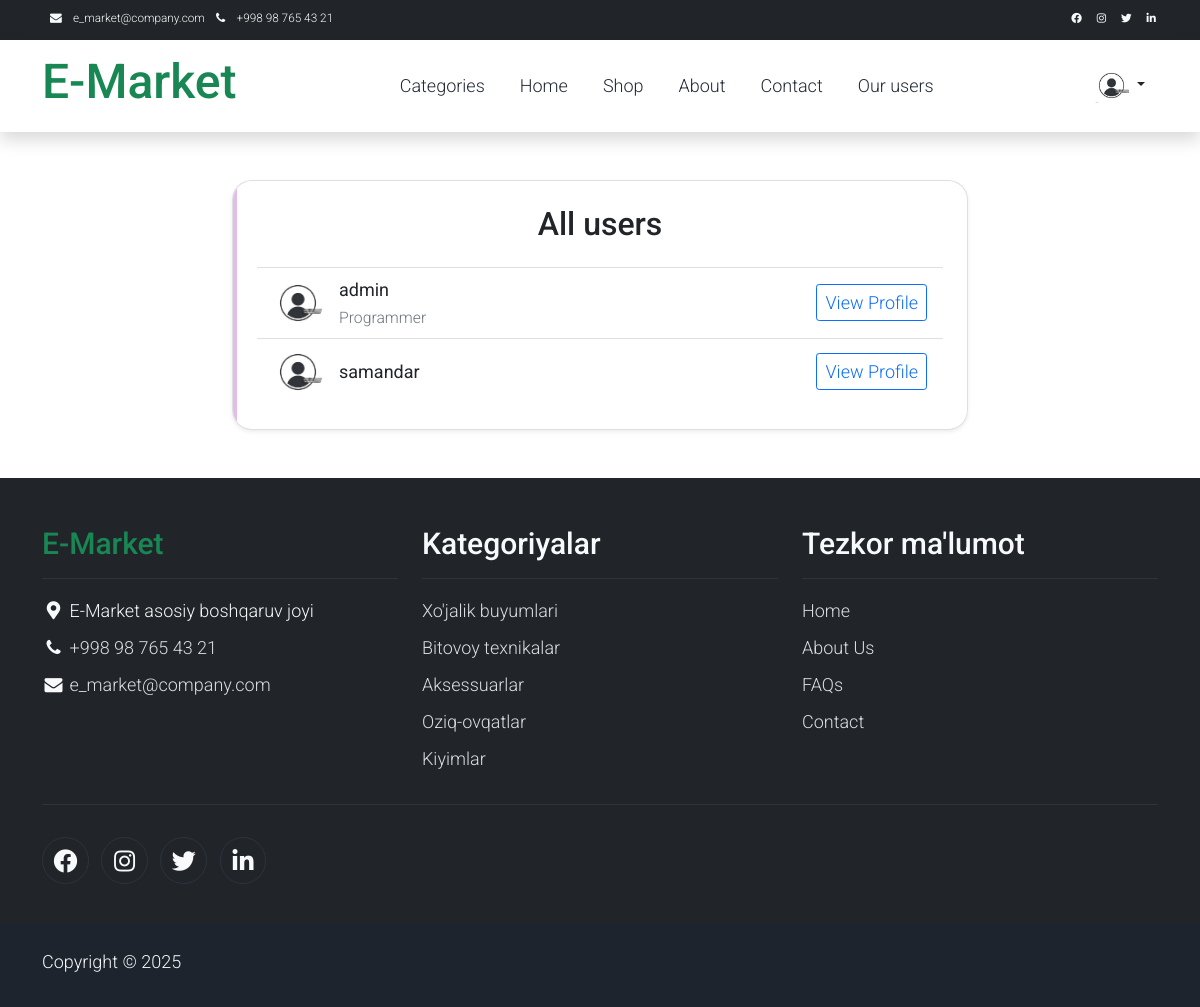
Page /users/all/ (signed in) on the committed database.
### users/models.py (models this page shows)
class CustomUser(AbstractUser):
    job = models.CharField(max_length=50, blank=True, default='')
    bio = models.CharField(max_length=300, blank=True, default='')
    phone_number = models.CharField(max_length=17)
    tg_username = models.CharField(max_length=150)
    avatar = models.ImageField(upload_to='avatars/', default='avatars/default.png')
    following = models.ManyToManyField(
        'self',
        symmetrical=False,
        related_name='followers',
        blank=True
    )
    class Meta:
        verbose_name = 'customuser'
        verbose_name_plural = 'customusers'
    def __str__(self):
        return self.username

### products/models.py (models this page shows, shortened)
class Category(models.Model):
    name = models.CharField(max_length=50)
    class Meta:
        verbose_name = 'category'
        verbose_name_plural = 'categories'

### users/views.py (the view)
# urls.py: path('all/', get_all_users, name='all-users'),
def get_all_users(request):
    users = CustomUser.objects.all()
    print(users)
    return render(request, 'users/all_users.html', {'users':users})

### main/views.py (called while the page is built)
def get_today(request):
    today = datetime.date(datetime.today())
    return {'today': today}

def get_all_categories(request):
    categories = Category.objects.all()
    return {'categories': categories}

### templates/users/all_users.html (shortened to what this page needs)
{% extends 'base.html' %}
{% load static %}
{% block main %}
<div class="container mt-5 mb-5">
  <div class="row justify-content-center">
    <div class="col-md-8">
      <div class="card p-4 shadow-sm" style="background-color: rgba(255, 255, 255, 0.95); border-radius: 20px;">
        <h2 class="mb-4 text-center">All users</h2>
          <ul class="list-group list-group-flush">
            {% for fw in users %}
              <li class="list-group-item d-flex align-items-center">
                <img src="{{ fw.avatar.url }}" class="rounded-circle me-3" width="50" height="50" alt="Avatar">
                <div>
                  <strong>{{ fw.username }}</strong><br>
                  <small class="text-muted">{{ fw.job }}</small>
                </div>
                <a href="{% url 'users:profile' fw.username %}" class="btn btn-outline-primary btn-sm ms-auto">View Profile</a>
              </li>
            {% endfor %}
          </ul>
      </div>
    </div>
  </div>
</div>
{% endblock main %}

### templates/base.html (shortened to what this page needs)
{% load static %}
<!DOCTYPE html>
<html lang="en">
<head>
    <link rel="stylesheet" href="{% static 'assets/css/bootstrap.min.css' %}">
    <link rel="stylesheet" href="{% static 'assets/css/templatemo.css' %}">
    <link rel="stylesheet" href="{% static 'assets/css/custom.css' %}">
    <link rel="stylesheet" href="{% static 'assets/css/fontawesome.min.css' %}">
    <link rel="stylesheet" href="https://unpkg.com/leaflet@1.7.1/dist/leaflet.css" />
    <link rel="stylesheet" type="text/css" href="{% static 'assets/css/slick.min.css' %}">
    <link rel="stylesheet" type="text/css" href="{% static 'assets/css/slick-theme.css' %}">
    <link rel="stylesheet" href="{% static 'assets/css/profile.css' %}">
    <link rel="stylesheet" href="https://cdn.jsdelivr.net/npm/bootstrap@5.0.0-beta1/dist/css/bootstrap.min.css">
    <link rel="stylesheet" href="https://cdn.jsdelivr.net/npm/bootstrap@5.0.0-beta1/dist/js/bootstrap.bundle.min.js">
    <link rel="stylesheet" href="https://cdnjs.cloudflare.com/ajax/libs/jquery/3.2.1/jquery.min.js">
    <link rel="stylesheet" href="https://cdnjs.cloudflare.com/ajax/libs/font-awesome/4.7.0/css/font-awesome.min.css">
</head>
<body>
    <nav class="navbar navbar-expand-lg bg-dark navbar-light d-none d-lg-block" id="templatemo_nav_top">
        <div class="container text-light">
            <div class="w-100 d-flex justify-content-between">
                <div>
                    <i class="fa fa-envelope mx-2"></i>
                    <a class="navbar-sm-brand text-light text-decoration-none" href="mailto:e_market@company.com">e_market@company.com</a>
                    <i class="fa fa-phone mx-2"></i>
                    <a class="navbar-sm-brand text-light text-decoration-none" href="tel:98-765-43-21">+998 98 765 43 21</a>
                </div>
                <div>
                    <a class="text-light" href="https://fb.com/templatemo" target="_blank" rel="sponsored"><i class="fab fa-facebook-f fa-sm fa-fw me-2"></i></a>
                    <a class="text-light" href="https://www.instagram.com/" target="_blank"><i class="fab fa-instagram fa-sm fa-fw me-2"></i></a>
                    <a class="text-light" href="https://twitter.com/" target="_blank"><i class="fab fa-twitter fa-sm fa-fw me-2"></i></a>
                    <a class="text-light" href="https://www.linkedin.com/" target="_blank"><i class="fab fa-linkedin fa-sm fa-fw"></i></a>
                </div>
            </div>
        </div>
    </nav>
    <nav class="navbar navbar-expand-lg navbar-light shadow">
        <div class="container d-flex justify-content-between align-items-center">
            <a class="navbar-brand text-success logo h1 align-self-center" href="{% url 'main:index' %}">
                E-Market
            </a>
            <div class="align-self-center collapse navbar-collapse flex-fill  d-lg-flex justify-content-lg-between" id="templatemo_main_nav">
                <div class="flex-fill">
                    <ul class="nav navbar-nav d-flex justify-content-between mx-lg-auto">
                        <li class="nav-item dropdown">
                            <a class="nav-link" href="">Categories</a>
                        </li>
                        <li class="nav-item">
                            <a class="nav-link" href="{% url 'main:index' %}">Home</a>
                        </li>
                        <li class="nav-item">
                            <a class="nav-link" href="{% url 'main:shop' %}">Shop</a>
                        </li>
                        <li class="nav-item">
                            <a class="nav-link" href="{% url 'main:about' %}">About</a>
                        </li>
                        <li class="nav-item">
                            <a class="nav-link" href="{% url 'main:contact' %}">Contact</a>
                        </li>
                        <li class="nav-item">
                            <a class="nav-link" href="{% url 'users:all-users' %}">Our users</a>
                        </li>
                    </ul>
                </div>
                {% if request.user.is_authenticated %}
                    <button type="button" class="btn  dropdown-toggle" data-bs-toggle="dropdown" data-bs-display="static" aria-expanded="false">
                        <img src="{{ request.user.avatar.url }}" width="35" height="35" class=" rounded" alt="">
                    </button>
                {% else %}
                    <a href="{% url 'users:login' %}" class="btn btn-primary">Login</a>
                    <a href="{% url 'users:signup' %}" class="btn btn-primary">SignUp</a>
                {% endif %}
            </div>
        </div>
    </nav>
    {% block main %}
    {% endblock main %}
    <footer class="bg-dark" id="tempaltemo_footer">
        <div class="container">
            <div class="row">
                <div class="col-md-4 pt-5">
                    <h2 class="h2 text-success border-bottom pb-3 border-light logo">E-Market</h2>
                    <ul class="list-unstyled text-light footer-link-list">
                        <li>
                            <i class="fas fa-map-marker-alt fa-fw"></i>
                            E-Market asosiy boshqaruv joyi
                        </li>
                        <li>
                            <i class="fa fa-phone fa-fw"></i>
                            <a class="text-decoration-none" href="tel:98-765-43-21">+998 98 765 43 21</a>
                        </li>
                        <li>
                            <i class="fa fa-envelope fa-fw"></i>
                            <a class="text-decoration-none" href="mailto:e_market@company.com">e_market@company.com</a>
                        </li>
                    </ul>
                </div>
                <div class="col-md-4 pt-5">
                    <h2 class="h2 text-light border-bottom pb-3 border-light">Kategoriyalar</h2>
                    <ul class="list-unstyled text-light footer-link-list">
                        {% for category in categories|slice:"0:5" %}
                        <li><a class="text-decoration-none" href="{% url 'main:category' category.name %}">{{ category.name }}</a></li>
                        {% endfor %}
                    </ul>
                </div>
                <div class="col-md-4 pt-5">
                    <h2 class="h2 text-light border-bottom pb-3 border-light">Tezkor ma'lumot</h2>
                    <ul class="list-unstyled text-light footer-link-list">
                        <li><a class="text-decoration-none" href="{% url 'main:index' %}">Home</a></li>
                        <li><a class="text-decoration-none" href="{% url 'main:about' %}">About Us</a></li>
                        <li><a class="text-decoration-none" href="{% url 'main:faqs' %}">FAQs</a></li>
                        <li><a class="text-decoration-none" href="{% url 'main:contact' %}">Contact</a></li>
                    </ul>
                </div>
            </div>
            <div class="row text-light mb-4">
                <div class="col-12 mb-3">
                    <div class="w-100 my-3 border-top border-light"></div>
                </div>
                <div class="col-auto me-auto">
                    <ul class="list-inline text-left footer-icons">
                        <li class="list-inline-item border border-light rounded-circle text-center">
                            <a rel="nofollow" class="text-light text-decoration-none" target="_blank" href="http://fb.com/templatemo"><i class="fab fa-facebook-f fa-lg fa-fw"></i></a>
                        </li>
                        <li class="list-inline-item border border-light rounded-circle text-center">
                            <a class="text-light text-decoration-none" target="_blank" href="https://www.instagram.com/"><i class="fab fa-instagram fa-lg fa-fw"></i></a>
                        </li>
                        <li class="list-inline-item border border-light rounded-circle text-center">
                            <a class="text-light text-decoration-none" target="_blank" href="https://twitter.com/"><i class="fab fa-twitter fa-lg fa-fw"></i></a>
                        </li>
                        <li class="list-inline-item border border-light rounded-circle text-center">
                            <a class="text-light text-decoration-none" target="_blank" href="https://www.linkedin.com/"><i class="fab fa-linkedin fa-lg fa-fw"></i></a>
                        </li>
                    </ul>
                </div>
            </div>
        </div>
        <div class="w-100 bg-black py-3">
            <div class="container">
                <div class="row pt-2">
                    <div class="col-12">
                        <p class="text-left text-light">
                            Copyright &copy; {{ today.year }}
                        </p>
                    </div>
                </div>
            </div>
        </div>
    </footer>
</body>
</html>

### static/assets/css/templatemo.css (style rules this page uses)
body, ul, li, p, a, label, input, div { font-family: 'Roboto', sans-serif; font-size: 18px !important; font-weight: 300 !important; }
.h1 { font-family: 'Roboto', sans-serif; font-size: 48px !important; font-weight: 200 !important; }
.h2 { font-family: 'Roboto', sans-serif; font-size: 30px !important; font-weight: 300; }
.logo { font-weight: 500 !important; }
.text-muted { color: #bcbcbc !important; }
.text-success { color: #59ab6e !important; }
.text-light { color: #cfd6e1 !important; }
.bg-dark { background-color: #212934 !important; }
.bg-black { background-color: #1d242d !important; }
#templatemo_nav_top { min-height: 40px; }
#templatemo_nav_top * { font-size: .9em !important; }
#templatemo_main_nav a { color: #212934; }
#tempaltemo_footer a { color: #dcdde1; }
#tempaltemo_footer ul.footer-link-list li { padding-top: 10px; }
#tempaltemo_footer ul.footer-icons li { width: 2.6em; height: 2.6em; line-height: 2.6em; }
#tempaltemo_footer .border-light { border-color: #2d343f !important; }
@media (min-width: 768px) { #templatemo_main_nav .navbar-nav { max-width: 450px; } }
@media (min-width: 992px) { #templatemo_main_nav .navbar-nav { max-width: 550px; } }

### static/assets/css/custom.css (style rules this page uses)
.dropdown { position: relative; display: inline-block; }

### static/assets/css/profile.css (style rules this page uses)
body { background:#eee; }
.card { border:none; position:relative; overflow:hidden; border-radius:8px; cursor:pointer; }
.card:before { content:""; position:absolute; left:0; top:0; width:4px; height:100%; background-color:#E1BEE7; transform:scaleY(1); transition:all 0.5s; transform-origin: bottom }
.card:after { content:""; position:absolute; left:0; top:0; width:4px; height:100%; background-color:#8E24AA; transform:scaleY(0); transition:all 0.5s; transform-origin: bottom }

### templates/base.html (style rules this page uses)
img { object-fit: contain; }

### rows in the picture
CustomUser: user.avatar (placeholder picture), avatar (placeholder picture), username "admin", job "Programmer"
CustomUser: avatar (placeholder picture), username "samandar"
Category: name "Xo'jalik buyumlari"
Category: name "Bitovoy texnikalar"
Category: name "Aksessuarlar"
Category: name "Oziq-ovqatlar"
Category: name "Kiyimlar"
